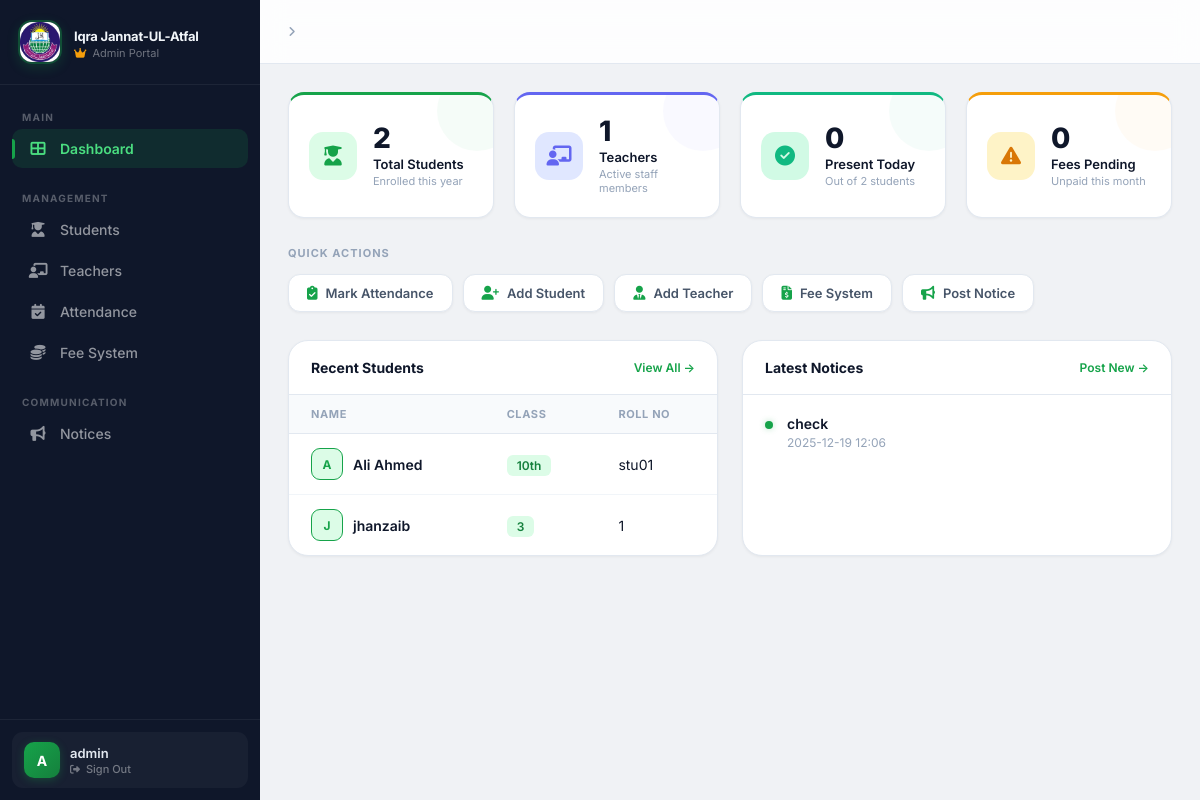
The app's page /admin/dashboard (signed in), older data.
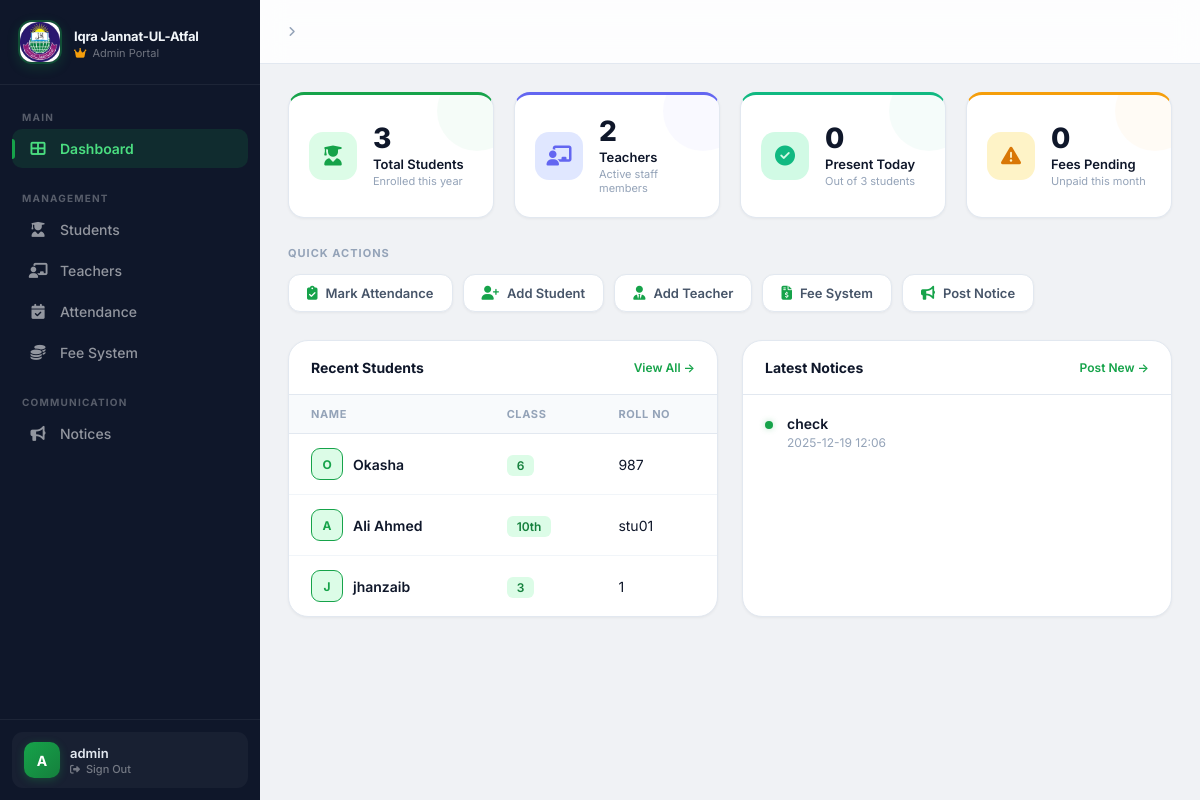
The same page, newer data.
### tables this page shows
CREATE TABLE students (
    id INTEGER PRIMARY KEY AUTOINCREMENT,
    name TEXT NOT NULL,
    roll_no TEXT NOT NULL UNIQUE,
    class_name TEXT NOT NULL
);

CREATE TABLE notices (
    id INTEGER PRIMARY KEY AUTOINCREMENT,
    title TEXT,
    message TEXT,
    created_at TEXT
);

### app.py (the view)
@app.route("/admin/dashboard")
def admin_dashboard():
    if session.get("role") != "admin":
        return redirect("/")
    db = get_db()
    cursor = db.cursor()
    cursor.execute("SELECT COUNT(*) FROM students")
    total_students = cursor.fetchone()[0]
    cursor.execute("SELECT COUNT(*) FROM users WHERE role='teacher'")
    total_teachers = cursor.fetchone()[0]
    from datetime import date
    today = date.today().isoformat()
    cursor.execute("SELECT COUNT(*) FROM attendance WHERE date=? AND status='Present'", (today,))
    present_today = cursor.fetchone()[0]
    from datetime import datetime
    current_month = datetime.now().strftime("%B")
    cursor.execute("SELECT COUNT(*) FROM fees WHERE month=? AND year=? AND status='unpaid'",
                   (current_month, datetime.now().year))
    fees_pending = cursor.fetchone()[0]
    cursor.execute("SELECT name, roll_no, class_name FROM students ORDER BY id DESC LIMIT 5")
    recent_students = cursor.fetchall()
    cursor.execute("SELECT title, message, created_at FROM notices ORDER BY id DESC LIMIT 5")
    latest_notices = cursor.fetchall()
    db.close()
    return render_template("admin/dashboard.html",
                           total_students=total_students,
                           total_teachers=total_teachers,
                           present_today=present_today,
                           fees_pending=fees_pending,
                           recent_students=recent_students,
                           latest_notices=latest_notices)

### app.py (called while the page is built)
def get_db():
    conn = sqlite3.connect(DB_PATH)
    conn.row_factory = sqlite3.Row
    return conn

### templates/admin/dashboard.html (shortened to what this page needs)
{% extends "admin/layout.html" %}
{% block content %}
<div class="stats-grid">
    <div class="stat-card green">
        <div class="stat-icon"><i class="fas fa-user-graduate"></i></div>
        <div class="stat-info">
            <div class="stat-value">{{ total_students or '—' }}</div>
            <div class="stat-label">Total Students</div>
            <div class="stat-sub">Enrolled this year</div>
        </div>
    </div>
    <div class="stat-card blue">
        <div class="stat-icon"><i class="fas fa-chalkboard-teacher"></i></div>
        <div class="stat-info">
            <div class="stat-value">{{ total_teachers or '—' }}</div>
            <div class="stat-label">Teachers</div>
            <div class="stat-sub">Active staff members</div>
        </div>
    </div>
    <div class="stat-card emerald">
        <div class="stat-icon"><i class="fas fa-circle-check"></i></div>
        <div class="stat-info">
            <div class="stat-value">{{ present_today or '0' }}</div>
            <div class="stat-label">Present Today</div>
            <div class="stat-sub">Out of {{ total_students or '0' }} students</div>
        </div>
    </div>
    <div class="stat-card amber">
        <div class="stat-icon"><i class="fas fa-triangle-exclamation"></i></div>
        <div class="stat-info">
            <div class="stat-value">{{ fees_pending or '0' }}</div>
            <div class="stat-label">Fees Pending</div>
            <div class="stat-sub">Unpaid this month</div>
        </div>
    </div>
</div>
<div class="section-title">Quick Actions</div>
<div class="actions-row">
    <a href="/admin/attendance" class="action-btn">
        <i class="fas fa-clipboard-check"></i> Mark Attendance
    </a>
    <a href="/admin/add_student" class="action-btn">
        <i class="fas fa-user-plus"></i> Add Student
    </a>
    <a href="/admin/add_teacher" class="action-btn">
        <i class="fas fa-user-tie"></i> Add Teacher
    </a>
    <a href="/admin/fees" class="action-btn">
        <i class="fas fa-file-invoice-dollar"></i> Fee System
    </a>
    <a href="/admin/notices" class="action-btn">
        <i class="fas fa-bullhorn"></i> Post Notice
    </a>
</div>
<div class="bottom-grid">
    <div class="card">
        <div class="card-header">
            <span class="card-title">Recent Students</span>
            <a href="/admin/students" class="card-link">View All →</a>
        </div>
        <table class="data-table">
            <thead>
                <tr>
                    <th>Name</th>
                    <th>Class</th>
                    <th>Roll No</th>
                </tr>
            </thead>
            <tbody>
                {% if recent_students %}
                    {% for s in recent_students %}
                    <tr>
                        <td>
                            <div class="student-name-cell">
                                <div class="avatar">{{ s[0][0]|upper }}</div>
                                {{ s[0] }}
                            </div>
                        </td>
                        <td><span class="badge">{{ s[2] }}</span></td>
                        <td class="muted">{{ s[1] }}</td>
                    </tr>
                    {% endfor %}
                {% else %}
                    <tr><td colspan="3" class="empty-row">No students yet</td></tr>
                {% endif %}
            </tbody>
        </table>
    </div>
    <div class="card">
        <div class="card-header">
            <span class="card-title">Latest Notices</span>
            <a href="/admin/notices" class="card-link">Post New →</a>
        </div>
        <div class="notices-list">
            {% if latest_notices %}
                {% for n in latest_notices %}
                <div class="notice-item">
                    <div class="notice-dot"></div>
                    <div>
                        <div class="notice-title">{{ n[0] }}</div>
                        <div class="notice-time">{{ n[2] }}</div>
                    </div>
                </div>
                {% endfor %}
            {% else %}
                <div class="empty-row">No notices yet</div>
            {% endif %}
        </div>
    </div>
</div>
{% endblock %}

### templates/admin/layout.html (shortened to what this page needs)
<!DOCTYPE html>
<html lang="en">
<head>
  <link rel="stylesheet" href="https://cdnjs.cloudflare.com/ajax/libs/font-awesome/6.5.1/css/all.min.css">
  <link rel="stylesheet" href="{{ url_for('static', filename='css/style.css') }}">
</head>
<body>
<aside class="sidebar" id="sidebar">
  <div class="sidebar-brand">
    <div class="brand-logo">
      <img src="{{ url_for('static', filename='images/logo.webp') }}" alt="School Logo">
    </div>
    <div>
      <div class="brand-name">Iqra Jannat-UL-Atfal</div>
      <div class="brand-tagline"><i class="fas fa-crown"></i> Admin Portal</div>
    </div>
  </div>
  <nav class="sidebar-nav">
    <div class="sidebar-section">
      <div class="sidebar-label">Main</div>
      <a href="/admin/dashboard" class="nav-item {% if request.path == '/admin/dashboard' %}active{% endif %}">
        <span class="nav-icon"><i class="fas fa-th-large"></i></span> Dashboard
      </a>
    </div>
    <div class="sidebar-section">
      <div class="sidebar-label">Management</div>
      <a href="/admin/students"   class="nav-item {% if '/students'   in request.path %}active{% endif %}">
        <span class="nav-icon"><i class="fas fa-user-graduate"></i></span> Students
      </a>
      <a href="/admin/teachers"   class="nav-item {% if '/teachers'   in request.path %}active{% endif %}">
        <span class="nav-icon"><i class="fas fa-chalkboard-teacher"></i></span> Teachers
      </a>
      <a href="/admin/attendance" class="nav-item {% if '/attendance' in request.path %}active{% endif %}">
        <span class="nav-icon"><i class="fas fa-calendar-check"></i></span> Attendance
      </a>
      <a href="/admin/fees"       class="nav-item {% if '/fees'       in request.path %}active{% endif %}">
        <span class="nav-icon"><i class="fas fa-coins"></i></span> Fee System
      </a>
    </div>
    <div class="sidebar-section">
      <div class="sidebar-label">Communication</div>
      <a href="/admin/notices" class="nav-item {% if '/notices' in request.path %}active{% endif %}">
        <span class="nav-icon"><i class="fas fa-bullhorn"></i></span> Notices
      </a>
    </div>
  </nav>
  <div class="sidebar-bottom">
    <a href="/logout" class="user-card">
      <div class="user-avatar">{{ session.username[0]|upper }}</div>
      <div>
        <div class="user-name">{{ session.username }}</div>
        <div class="user-role"><i class="fas fa-sign-out-alt"></i> Sign Out</div>
      </div>
    </a>
  </div>
</aside>
<div class="main">
  <header class="topbar">
    <div class="topbar-title">
      <i class="fas fa-angle-right topbar-chevron"></i>
    </div>
  </header>
  <main class="content">
    {% block content %}{% endblock %}
  </main>
</div>
</body>
</html>

Row changes from the older to the newer data that the page shows:
added students: name "O", name "Okasha", class_name "6", roll_no "987"
Text that changed along with them:
{{ total_students or '—' }}: "2" → "3"
{{ total_teachers or '—' }}: "1" → "2"
{{ total_students or '0' }}: "2" → "3"
